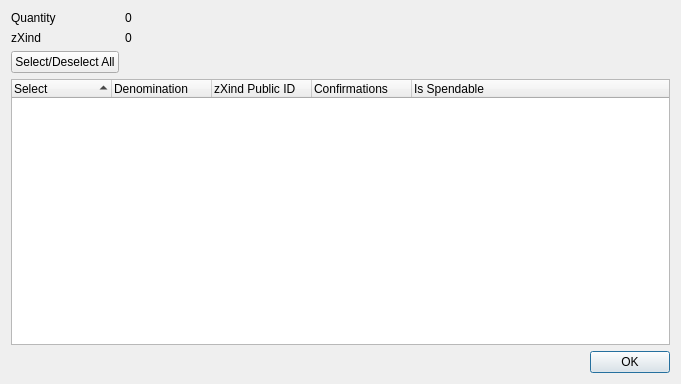
<?xml version="1.0" encoding="UTF-8"?>
<ui version="4.0">
 <class>ZXindControlDialog</class>
 <widget class="QDialog" name="ZXindControlDialog">
  <property name="geometry">
   <rect>
    <x>0</x>
    <y>0</y>
    <width>681</width>
    <height>384</height>
   </rect>
  </property>
  <property name="minimumSize">
   <size>
    <width>681</width>
    <height>384</height>
   </size>
  </property>
  <property name="windowTitle">
   <string>Select zXind to Spend</string>
  </property>
  <layout class="QGridLayout" name="gridLayout">
   <item row="0" column="0">
    <layout class="QFormLayout" name="formLayout">
     <property name="sizeConstraint">
      <enum>QLayout::SetDefaultConstraint</enum>
     </property>
     <item row="0" column="0">
      <widget class="QLabel" name="labelQuantity">
       <property name="text">
        <string>Quantity</string>
       </property>
      </widget>
     </item>
     <item row="0" column="1">
      <widget class="QLabel" name="labelQuantity_int">
       <property name="text">
        <string>0</string>
       </property>
      </widget>
     </item>
     <item row="1" column="0">
      <widget class="QLabel" name="labelZXind">
       <property name="text">
        <string>zXind</string>
       </property>
      </widget>
     </item>
     <item row="1" column="1">
      <widget class="QLabel" name="labelZXind_int">
       <property name="text">
        <string>0</string>
       </property>
      </widget>
     </item>
     <item row="2" column="0">
      <widget class="QPushButton" name="pushButtonAll">
       <property name="text">
        <string>Select/Deselect All</string>
       </property>
      </widget>
     </item>
    </layout>
   </item>
   <item row="1" column="0">
    <layout class="QVBoxLayout" name="verticalLayout">
     <item>
      <widget class="QTreeWidget" name="treeWidget">
       <property name="minimumSize">
        <size>
         <width>0</width>
         <height>250</height>
        </size>
       </property>
       <property name="alternatingRowColors">
        <bool>true</bool>
       </property>
       <property name="sortingEnabled">
        <bool>true</bool>
       </property>
       <property name="columnCount">
        <number>5</number>
       </property>
       <attribute name="headerDefaultSectionSize">
        <number>100</number>
       </attribute>
       <column>
        <property name="text">
         <string notr="true">Select</string>
        </property>
       </column>
       <column>
        <property name="text">
         <string notr="true">Denomination</string>
        </property>
       </column>
       <column>
        <property name="text">
         <string notr="true">zXind Public ID</string>
        </property>
       </column>
       <column>
        <property name="text">
         <string notr="true">Confirmations</string>
        </property>
       </column>
       <column>
        <property name="text">
         <string>Is Spendable</string>
        </property>
       </column>
      </widget>
     </item>
     <item>
      <widget class="QDialogButtonBox" name="buttonBox">
       <property name="orientation">
        <enum>Qt::Horizontal</enum>
       </property>
       <property name="standardButtons">
        <set>QDialogButtonBox::Ok</set>
       </property>
      </widget>
     </item>
    </layout>
   </item>
  </layout>
 </widget>
 <resources/>
 <connections>
  <connection>
   <sender>buttonBox</sender>
   <signal>accepted()</signal>
   <receiver>ZXindControlDialog</receiver>
   <slot>accept()</slot>
   <hints>
    <hint type="sourcelabel">
     <x>248</x>
     <y>254</y>
    </hint>
    <hint type="destinationlabel">
     <x>157</x>
     <y>274</y>
    </hint>
   </hints>
  </connection>
  <connection>
   <sender>buttonBox</sender>
   <signal>rejected()</signal>
   <receiver>ZXindControlDialog</receiver>
   <slot>reject()</slot>
   <hints>
    <hint type="sourcelabel">
     <x>316</x>
     <y>260</y>
    </hint>
    <hint type="destinationlabel">
     <x>286</x>
     <y>274</y>
    </hint>
   </hints>
  </connection>
 </connections>
</ui>
